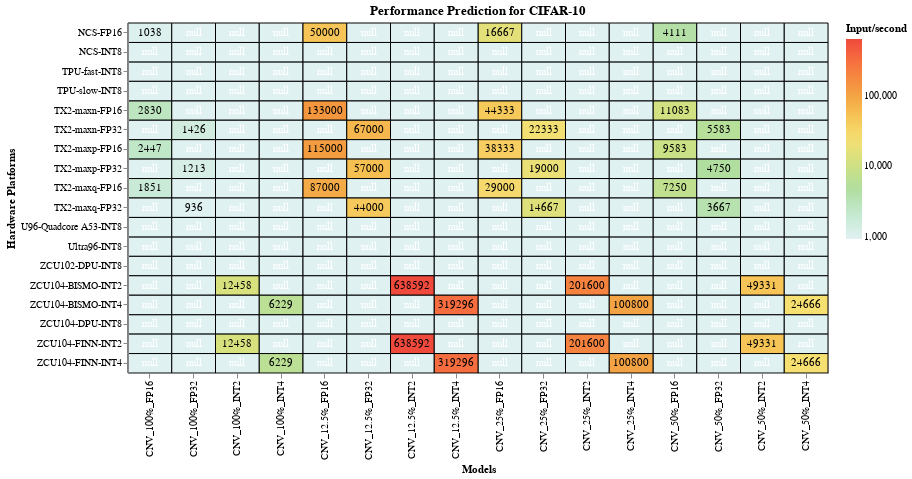

Notebook source saved alongside this figure:
### Markdown cell above
Finally, for CIFAR-10, quantization combined with pruning deliver some of best performance results

### Code cell
#hide_input
%run scripts/altair_plots.py  #run the heatmaps script
#load cifar10 dataset and plot it
heatmap(pd.read_csv("data/cleaned_csv/performance_prediction_cifar10.csv"), 'pink','Performance Prediction for CIFAR-10')

### Figure 1 — Vega-Lite specification as saved in the notebook (floating-point values rounded to 4 significant figures; data arrays with more than 128 entries replaced by an {"elided": "..."} marker saying what was removed)
{"config": {"view": {"continuousWidth": 400, "continuousHeight": 300}}, "layer": [{"mark": {"type": "rect", "invalid": null, "stroke": "black", "strokeWidth": 1}, "encoding": {"color": {"type": "quantitative", "field": "values", "scale": {"scheme": "lightmulti", "type": "log"}, "title": "Input/second"}, "tooltip": [{"type": "quantitative", "field": "values", "title": "Input/sec"}, {"type": "nominal", "field": "x", "title": "Model"}, {"type": "nominal", "field": "y", "title": "Hardware Platform"}], "x": {"type": "ordinal", "field": "x", "title": "Models"}, "y": {"type": "ordinal", "field": "y", "title": "Hardware Platforms"}}, "height": 350, "selection": {"selector014": {"type": "single", "on": "mouseover", "nearest": true}}, "title": "Performance Prediction for CIFAR-10", "width": 700}, {"mark": {"type": "text", "color": "white"}, "encoding": {"color": {"condition": {"value": "black", "test": "(datum.values > 1)"}, "value": "white"}, "text": {"type": "quantitative", "field": "values", "format": ".0f"}, "tooltip": [{"type": "quantitative", "field": "values", "format": ".0f", "title": "Input/sec"}, {"type": "nominal", "field": "x", "title": "Model"}, {"type": "nominal", "field": "y", "title": "Hardware Platform"}], "x": {"type": "ordinal", "field": "x", "title": "Models"}, "y": {"type": "ordinal", "field": "y", "title": "Hardware Platforms"}}}], "data": {"name": "data-10b95e7b8a622a21f08c863203e84549"}, "$schema": "https://vega.github.io/schema/vega-lite/v4.0.2.json", "datasets": {"data-10b95e7b8a622a21f08c863203e84549": {"elided": "288 records"}}}
